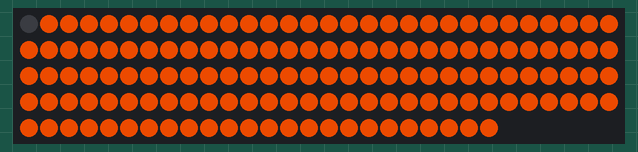
Simulated run of this sketch. Board: Arduino Mega 2560, built with avr-gcc and run on an emulated ATmega2560. Shown: 144 RGB LEDs in strip order, left to right, continuing on the next row. Dim RGB values are drawn brighter than linear.

Above: at 2.3 s.
At 4.0 s:
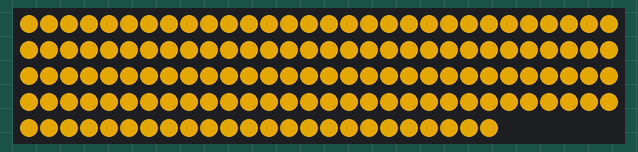
At 4.9 s:
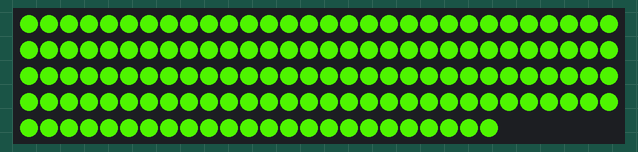
At 6.2 s:
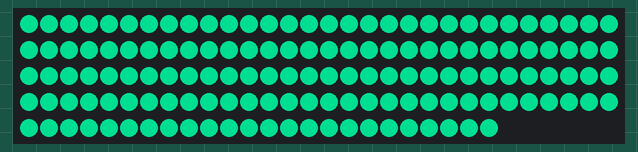
At 7.94 s:
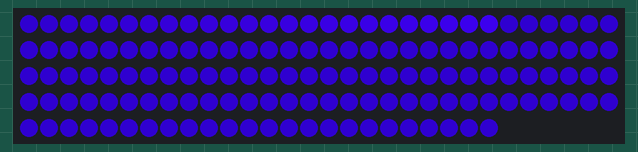
At 39.72 s:
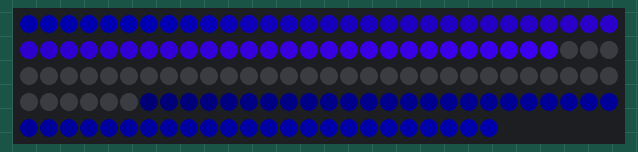

The sketch:

leds.ino
```cpp
#include "FastLED.h"

// How many leds in your strip?
#define NUM_LEDS 144

// For led chips like Neopixels, which have a data line, ground, and power, you just
// need to define DATA_PIN.  For led chipsets that are SPI based (four wires - data, clock,
// ground, and power), like the LPD8806, define both DATA_PIN and CLOCK_PIN
#define DATA_PIN 51
#define CLOCK_PIN 52

// Define the array of leds
CRGB leds[NUM_LEDS];

void setup() {
    LEDS.addLeds<APA102, DATA_PIN, CLOCK_PIN, BGR>(leds, 144);
    LEDS.setBrightness(255);
  for (int i = 0; i < NUM_LEDS; i++){
    leds[i] = CRGB::Black;
      FastLED.show();
  }
  FastLED.show();
  delay(50);

  leds[NUM_LEDS/2] = CHSV(23,255,255);
  for (int i = 0; i < NUM_LEDS/2; i++){
    leds[NUM_LEDS/2 + i] = CHSV(23,255,255);
    leds[NUM_LEDS/2 - i] = CHSV(23,255,255);
    FastLED.show();
    delay(25);
  }
  delay(1000);
  int hue = 23;
  while (hue != 180){
    for(int i=0;i<NUM_LEDS;i++)
      leds[i] = CHSV(hue,255,255);
    hue++;
    FastLED.show();
    delay(25);
  }
}

void fadeall() {
  for (int i = 0; i < NUM_LEDS; i++) {
    leds[i].nscale8(250);
  }
}

int repeat = 60;

void loop() {
  // First slide the led in one direction
  for (int i = 0; i < NUM_LEDS; i++) {
    // Set the i'th led to red
    leds[i] = CHSV(179, 255, 255);
    fadeall();
    FastLED.show();
    delay(10);
  }
}
```
